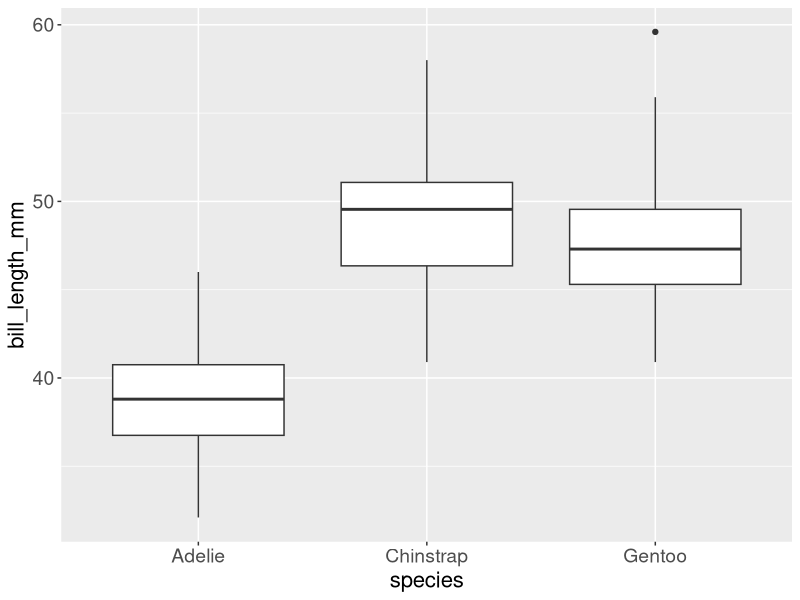
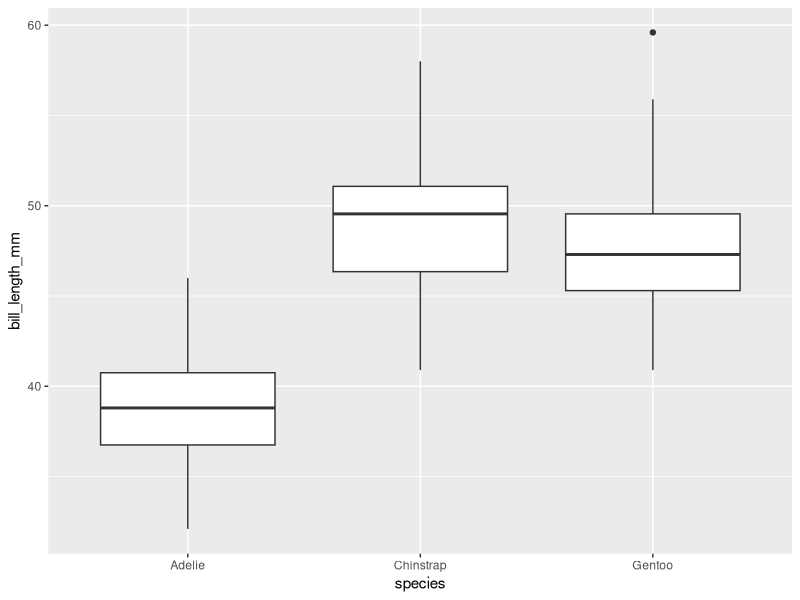

Recreate these plots in R, in order.

            library(ggplot2)
            library(palmerpenguins)
            built_answer <- tryCatch(
                {
                    set.seed(42)
                    ggplot(penguins, aes(x = species, y = bill_length_mm)) + geom_boxplot() + theme(axis.text = element_text(size = 14), axis.title = element_text(size = 16))
                    suppressWarnings(
                        if (!file.exists("/sandbox/figures/bill-length_species_boxplot_font_size_axis_answer.png")) {
                            ggsave(
                                width = 3,
                                height = 3,
                                "/sandbox/figures/bill-length_species_boxplot_font_size_axis_answer.png"
                            )
                        }
                    )
                    suppressWarnings(
                        ggplot_build(last_plot())
                    )
                },
                error = function(e) {
                    'ERROR'
                }
            )
            built_submission <- tryCatch(
                {
                    set.seed(42)
                    library(palmerpenguins)
library(ggplot2)

ggplot(penguins, aes(x = species, y = bill_length_mm)) +
  geom_boxplot() +
  theme(axis.text.size = 14, axis.title.size = 16)
                    suppressWarnings(
                        ggsave(
                            width = 3,
                            height = 3,
                            "figures/bill-length_species_boxplot_font_size_axis_submission_qwen3.5.png"
                        )
                    )
                    suppressWarnings(
                        ggplot_build(last_plot())
                    )
                },
                error = function(e) {
                    'ERROR'
                }
            )
            cat(isTRUE(all.equal(built_answer, built_submission)))
        
